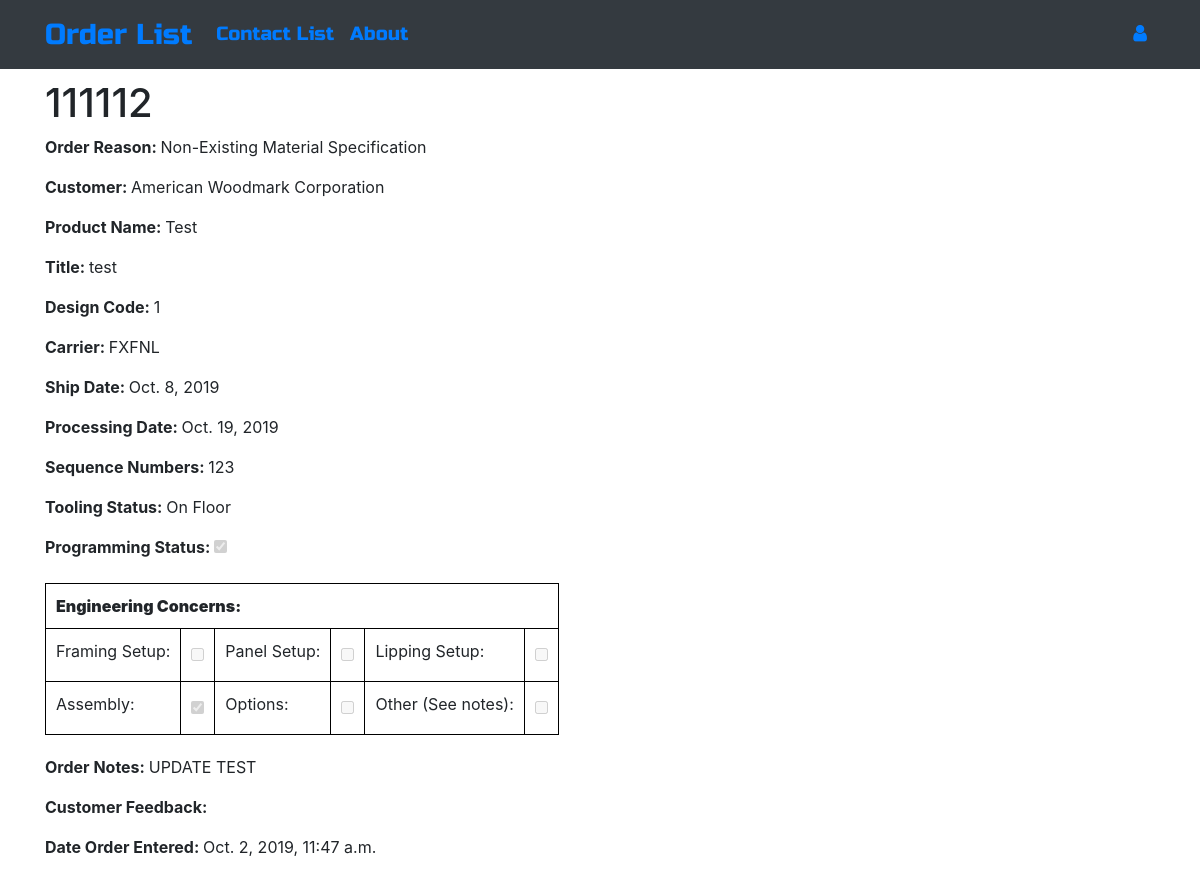
The app's page /order/55 with its own data.
### ordermanager/models.py (models this page shows, shortened)
class Order(models.Model):
    CUSTOMERS = (
        ("American Woodmark Corporation", "American Woodmark Corporation"),
        ("ACP", "ACP"),
        ("Jim Bishop", "Jim Bishop"),
        ("Fabritec", "Fabritec"),
        ("Hanssem", "Hanssem"),
        ("KabinArt", "KabinArt"),
        ("Legacy", "Legacy"),
        ("MasterBrand Cabinets, Inc", "MasterBrand Cabinets, Inc"),
        ("Unicor", "Unicor"),
    )
    CARRIER = (
        ("UPEXP", "UPEXP"),
        ("UPSAR", "UPSAR"),
        ("UPSBL", "UPSBL"),
        ("UPSCN", "UPSCN"),
        ("UPSGR", "UPSGR"),
        ("UPSRD", "UPSRD"),
        ("UPSRS", "UPSRS"),
        ("UPSSV", "UPSSV"),
        ("UPSWX", "UPSWX"),
        ("UPS2A", "UPS2A"),
        ("UPS3D", "UPS3D"),
        ("FX2DY", "FX2DY"),
        ("FXSTD", "FXSTD"),
        ("FXPAM", "FXPAM"),
        ("FXGRN", "FXGRN"),
        ("FXFNL", "FXFNL"),
        ("Customer Pickup", "Customer Pickup"),
    )
    REASON = (
        ("New Product", "New Product"),
        ("Not Applicable", "Not Applicable"),
        ("Unusual Size", "Unusual Size"),
        ("Unusual Profile", "Unusual Profile"),
        ("Unusual Material", "Unusual Material"),
        ("Obsolete Product", "Obsolete Product"),
        ("Non-Existing Material Specification", "Non-Existing Material Specification"),  # Order 26
        ("Customer Sample", "Customer Sample"),  # Order 26
        ("Special Assembly", "Special Assembly"),  # Order 26
        ("Special Inspection", "Special Inspection"),
        ("Special Packaging", "Special Packaging"),  # Order 26
        ("Profile Testing", "Profile Testing"),  # Order 26
        ("Process Testing", "Process Testing"),  # Order 26
    )
    TOOLING = (
        ("On Floor", "On Floor"),
        ("In Grinding Room", "In Grinding Room"),
        ("Other - See Notes", "Other - See Notes"),
    )
    author = models.ForeignKey('auth.User', on_delete=models.CASCADE)
    order_number = models.CharField(max_length=255)
    order_reason = models.CharField(max_length=50, choices=REASON)
    customer = models.CharField(max_length=50, choices=CUSTOMERS)
    product_name = models.CharField(max_length=255)
    title = models.CharField(max_length=255)
    design_code = models.CharField(max_length=255)
    carrier = models.CharField(max_length=20, choices=CARRIER)
    ship_date = models.DateField()
    process_date = models.DateField()
    sequence_numbers = models.CharField(max_length=255)
    tooling_status = models.CharField(max_length=20, choices=TOOLING)
    programming_status = models.BooleanField(default=False)
    engineering_framing_setup = models.BooleanField(default=False)
    engineering_panel_setup = models.BooleanField(default=False)
    engineering_lipping_setup = models.BooleanField(default=False)
    engineering_assembly = models.BooleanField(default=False)
    engineering_options = models.BooleanField(default=False)
    engineering_other = models.BooleanField(default=False)
    order_notes = models.TextField(blank=True, null=True)
    feedback = models.TextField(blank=True, null=True)
    date = models.DateTimeField()

### ordermanager/views.py (the view)
# urls.py: path('order/<int:pk>', views.OrderDetailView.as_view(), name='order_detail'),
class OrderDetailView(DetailView):
    model = Order

### ordermanager/templates/ordermanager/order_detail.html (shortened to what this page needs)
{% extends "ordermanager/base.html" %}
{% load bootstrap4 %}
{% block content %}
    <h1 class="ordertitle">{{ order.order_number }}
    </h1>
    <p><b>Order Reason: </b>{{ order.order_reason }}</p>
    <p><b>Customer: </b>{{ order.customer }}</p>
    <p><b>Product Name: </b>{{ order.product_name }}</p>
    <p><b>Title: </b>{{ order.title }}</p>
    <p><b>Design Code: </b>{{ order.design_code }}</p>
    <p><b>Carrier: </b>{{ order.carrier }}</p>
    <p><b>Ship Date: </b>{{ order.ship_date }}</p>
    <p><b>Processing Date: </b>{{ order.process_date }}</p>
    <p><b>Sequence Numbers: </b>{{ order.sequence_numbers }}</p>
    <p><b>Tooling Status: </b>{{ order.tooling_status }}</p>
    <p><b><label>Programming Status:
            <input type="checkbox" disabled
            {% if order.programming_status %}
                    checked
            {% endif %}>
        </label></b></p>
    <table>
        <tr><th colspan="6"><b>Engineering Concerns:</b></th></tr>
        <tr>
            <td><label for="framing">Framing Setup:</label></td>
            <td><input id="framing" type="checkbox" disabled
                ></td>
            <td><label for="panel">Panel Setup:</label></td>
            <td><input id="panel" type="checkbox" disabled
                ></td>
            <td><label for="lipping">Lipping Setup:</label></td>
            <td><input id="lipping" type="checkbox" class="checkbox" disabled
                ></td>
        </tr>
        <tr>
            <td><label for="assembly">Assembly:</label></td>
            <td><input id="assembly" type="checkbox" class="checkbox" disabled
                {% if order.engineering_assembly %}
                    checked
                {% endif %}></td>
            <td><label for="options">Options:</label></td>
            <td><input id="options" type="checkbox" class="checkbox" disabled
                ></td>
            <td><label for="other">Other (See notes):</label></td>
            <td><input id="other" type="checkbox" class="checkbox" disabled
                ></td>
        </tr>
    </table>
    <p><b>Order Notes: </b>{{ order.order_notes }}</p>
    <p><b>Customer Feedback: </b>{{ order.feedback }}</p>
    <p><b>Date Order Entered: </b>{{ order.date }}</p>
{% endblock %}

### ordermanager/static/css/ordermanager.css (style rules this page uses)
table, th, td { border: 1px solid black; padding: 10px; margin-bottom: 20px; }

### records on screen
Order: order_number "111112", order_reason "Non-Existing Material Specification", customer "American Woodmark Corporation", product_name "Test", title "test", design_code "1", carrier "FXFNL", ship_date "Oct. 8, 2019", process_date "Oct. 19, 2019", sequence_numbers "123", tooling_status "On Floor", programming_status "☑", engineering_assembly "☑", order_notes "UPDATE TEST", date "Oct. 2, 2019, 11:47 a.m."
